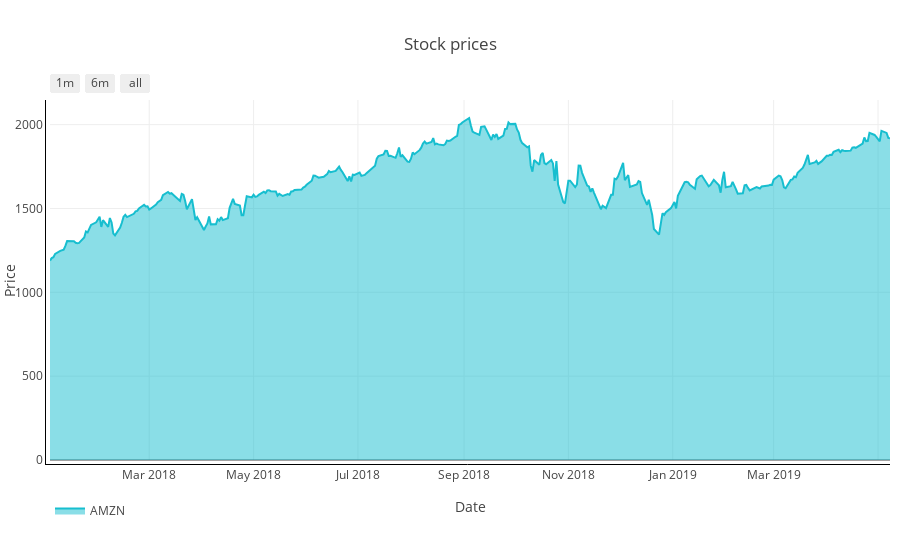

Here is the notebook cell this chart was saved with:
### Markdown cell above
## Stock prices

You must intall jupyterlab/plotly-extension to show charts.

### Code cell
adj_close = portf_value['Adj Close']
plot_prices = plot_stock_prices(adj_close, symbol, output_type='nb')
iplot(plot_prices)

### Figure 1 — Plotly figure (JSON) as saved in the notebook; plotly's stock layout.template omitted (floating-point values rounded to 4 significant figures; data arrays with more than 128 entries replaced by an {"elided": "..."} marker saying what was removed)
{"data": [{"fill": "tonexty", "line": {"color": "#17BECF"}, "name": "AMZN", "opacity": 0.8, "type": "scatter", "uid": "6c6dd62e-f5ce-4d56-94bf-060fd8c6227c", "x": {"elided": "339 str values"}, "y": {"elided": "339 float values"}}], "layout": {"autosize": true, "legend": {"orientation": "h"}, "margin": {"b": 100, "l": 50, "pad": 4, "r": 10, "t": 100}, "showlegend": true, "title": {"text": "Stock prices"}, "xaxis": {"linecolor": "#000", "linewidth": 1, "range": ["2018-01-02", "2019-05-08"], "rangeselector": {"buttons": [{"count": 1, "label": "1m", "step": "month", "stepmode": "backward"}, {"count": 6, "label": "6m", "step": "month", "stepmode": "backward"}, {"step": "all"}]}, "title": {"text": "Date"}, "type": "date"}, "yaxis": {"autorange": true, "linecolor": "#000", "linewidth": 1, "range": [0, 2147.0], "title": {"text": "Price"}, "type": "linear"}}}
